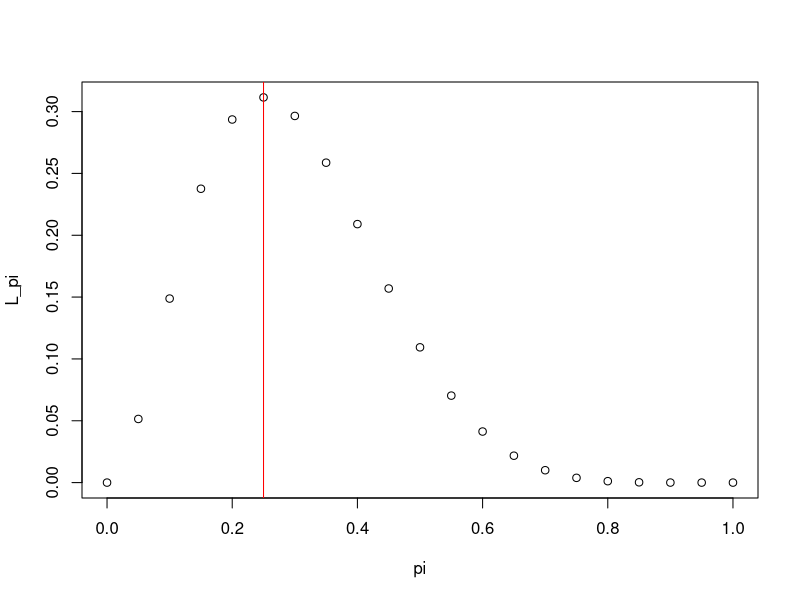
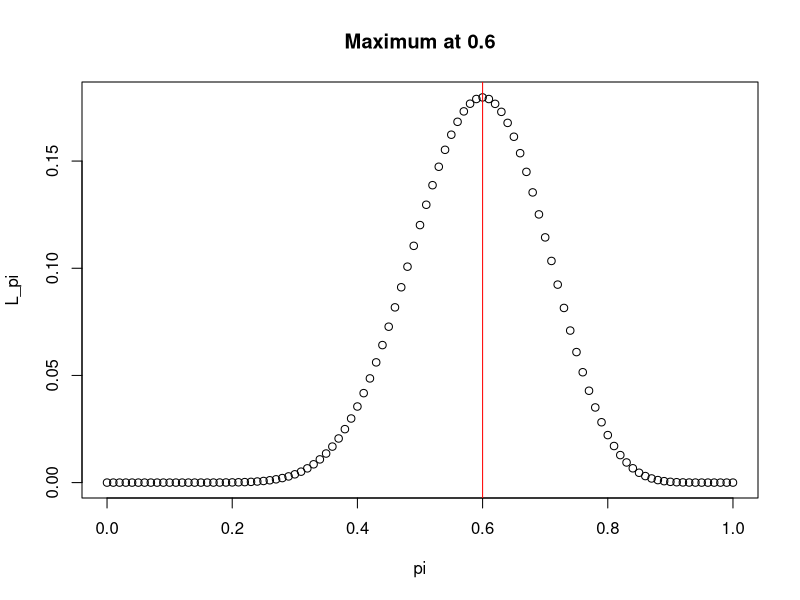
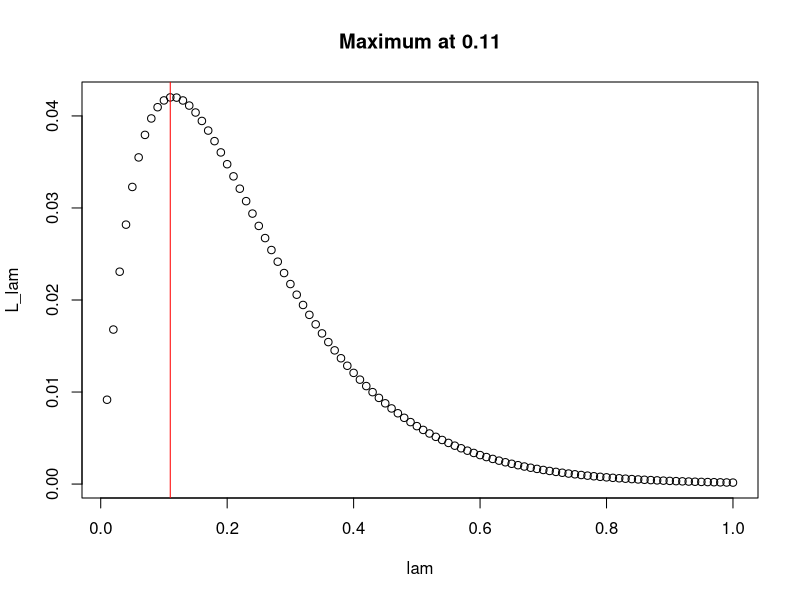
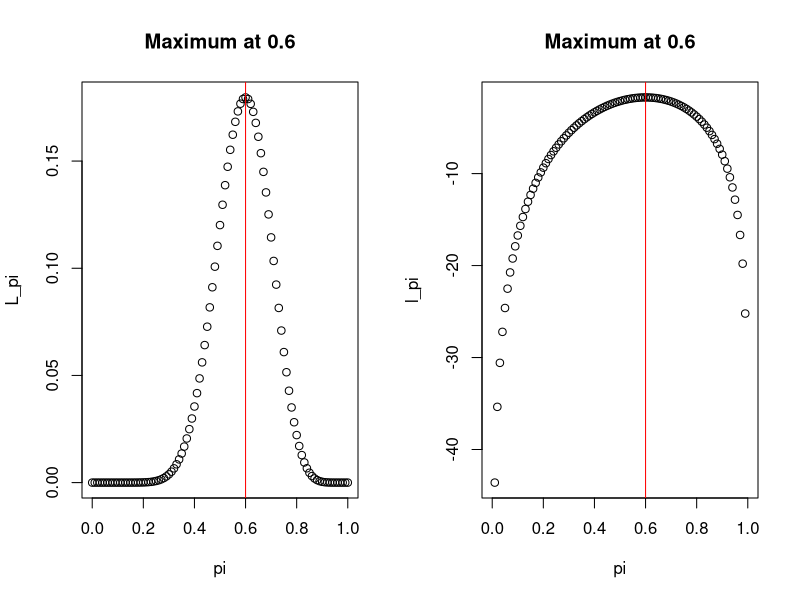
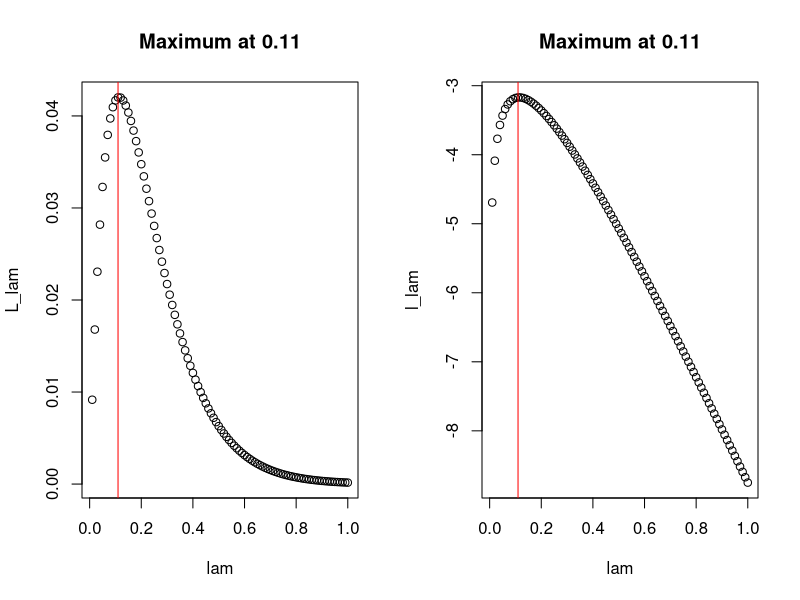

R code for these plots, in order:
# Define a range of values for pi
pi = seq(0,1,by = 0.05)

# Calculate the likelihood for each value, given n=8 and x=2
L_pi <- choose(8,2)*pi^2*(1-pi)^(8-2)

# Plot the output
plot(x = pi, y = L_pi)

# Add a line to indicate the value which yields the highest likelihood
abline(v = pi[which.max(L_pi)], col = "red")

options(repr.plot.width=8, repr.plot.height=6)

# Define a range of values for pi
pi = seq(0,1,by = 0.01)

# Calculate the likelihood for each value, this time given n=20 and x=12
L_pi <- choose(20,12)*pi^12*(1-pi)^(20-12)

# Plot the output
plot(x = pi, y = L_pi)

# Find the value of pi for which L_pi is highest
pi_max <- pi[which.max(L_pi)]

# Add a line to the plot at pi_max
abline(v = pi_max, col = "red")

# Add a title specifying the value of pi_max
title(paste("Maximum at", pi_max))

options(repr.plot.width=8, repr.plot.height=6)

# Define a range of values for lambda, equating to mean waiting times from 1 to 100 minutes
lam = seq(0.01,1,by = 0.01)

# Calculate the likelihood for each value, given y=8.75
L_lam <- lam*exp(-8.75*lam)

# Find the value of lambda for which L_lam is highest
lam_max <- lam[which.max(L_lam)]

# Plot the likelihood and indicate the maximum value
plot(x = lam, y = L_lam)
abline(v = lam_max, col = "red")
title(paste("Maximum at", round(lam_max,2)))

options(repr.plot.width=12, repr.plot.height=6)
par(mfrow = c(1,2))

# likelihood L(pi)
plot(x = pi, y = L_pi)
abline(v = pi_max, col = "red")
title(paste("Maximum at", pi_max))

# log-likelihood l(pi)
l_pi <- log(L_pi)
plot(x = pi, y = l_pi)
abline(v = pi[which.max(l_pi)], col = "red")
title(paste("Maximum at", pi[which.max(l_pi)]))

options(repr.plot.width=12, repr.plot.height=6)
par(mfrow = c(1,2))

# likelihood L(beta)
plot(x = lam, y = L_lam)
abline(v = lam_max, col = "red")
title(paste("Maximum at", round(lam_max,2)))

# log-likelihood l(beta)
l_lam <- log(L_lam)

plot(x = lam, y = l_lam)
abline(v = lam[which.max(l_lam)], col = "red")
title(paste("Maximum at", round(lam[which.max(l_lam)],2)))
